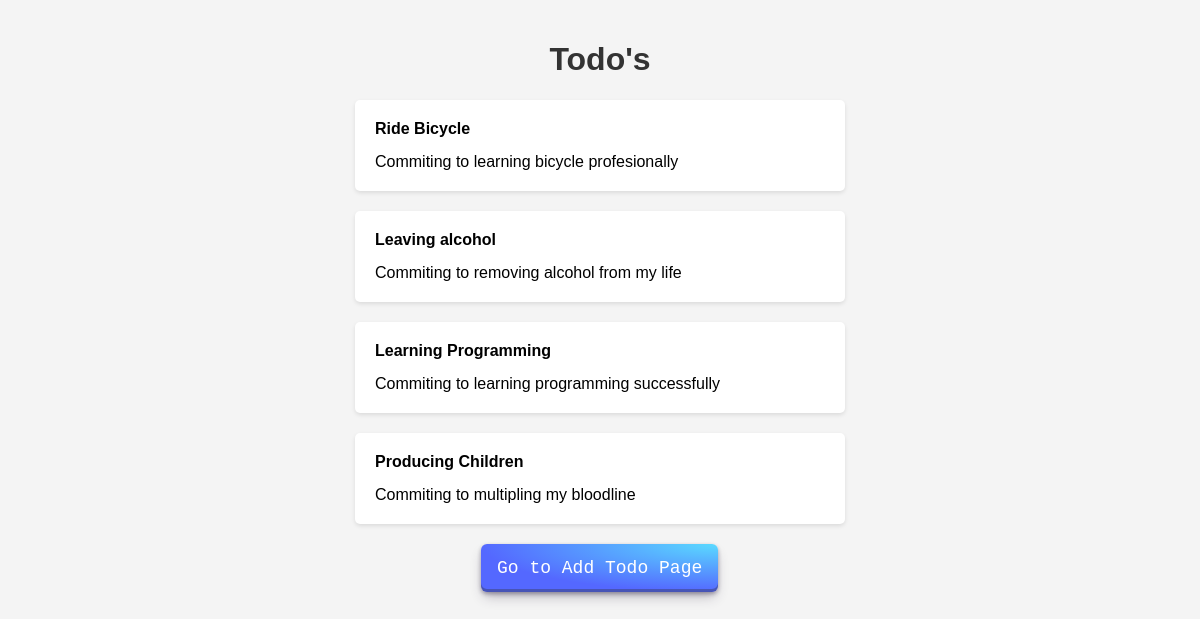
The app's page /, older data.
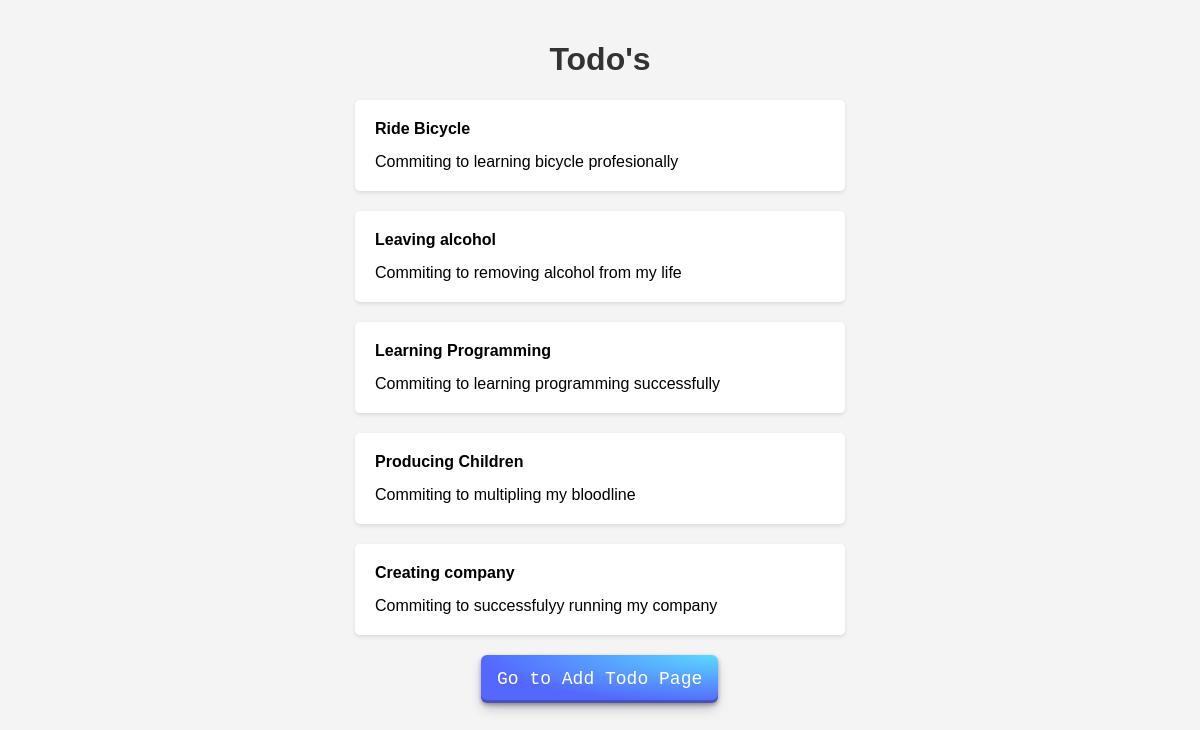
The same page, newer data.
### todoapp/models.py (models this page shows)
class Todo(models.Model):
    title = models.TextField(max_length=50)
    description = models.TextField(max_length=200)

### todoapp/views.py (the view)
# urls.py: path('', views.home),
def home(request):
    todos = Todo.objects.all()
    return render(request, 'todoapp/home.html', {'todos': todos})

### todoapp/templates/todoapp/home.html (shortened to what this page needs)
<!DOCTYPE html>
<html lang="en">
<head>
</head>
<body>
    <h1>Todo's</h1>
    <div class="todo-container">
      {% for todo in todos %}
        <div class="todo" style="width:450px; display:flex; flex-direction: column; gap:15px">
          <p>{{ todo.title }}</p>
          <p>{{ todo.description }}</p>
        </div>
      {% endfor %}
      <a href="{% url 'add_todo' %}" class="button">Go to Add Todo Page</a>
    </div>
</body>
</html>

Row changes from the older to the newer data that the page shows:
added Todo: title "Creating company", description "Commiting to successfulyy running my company"
